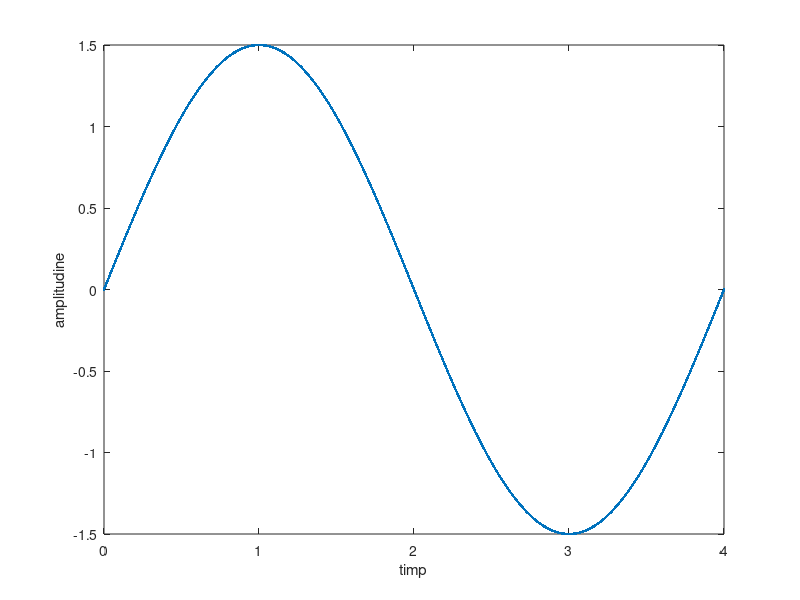

Source code (MATLAB): (Note: this script raises an error after producing the figure.)
amplitudinea = 1.5;
perioada = 4;
frecventa = 1 / perioada;
timp = 0:0.002:4;
x = amplitudinea*sin(2*pi*frecventa*timp);
plot(timp, x, '.-'), xlabel('timp'), ylabel('amplitudine'), titlu('semnal sinusoidal redresat dubla alternanta'), grid;